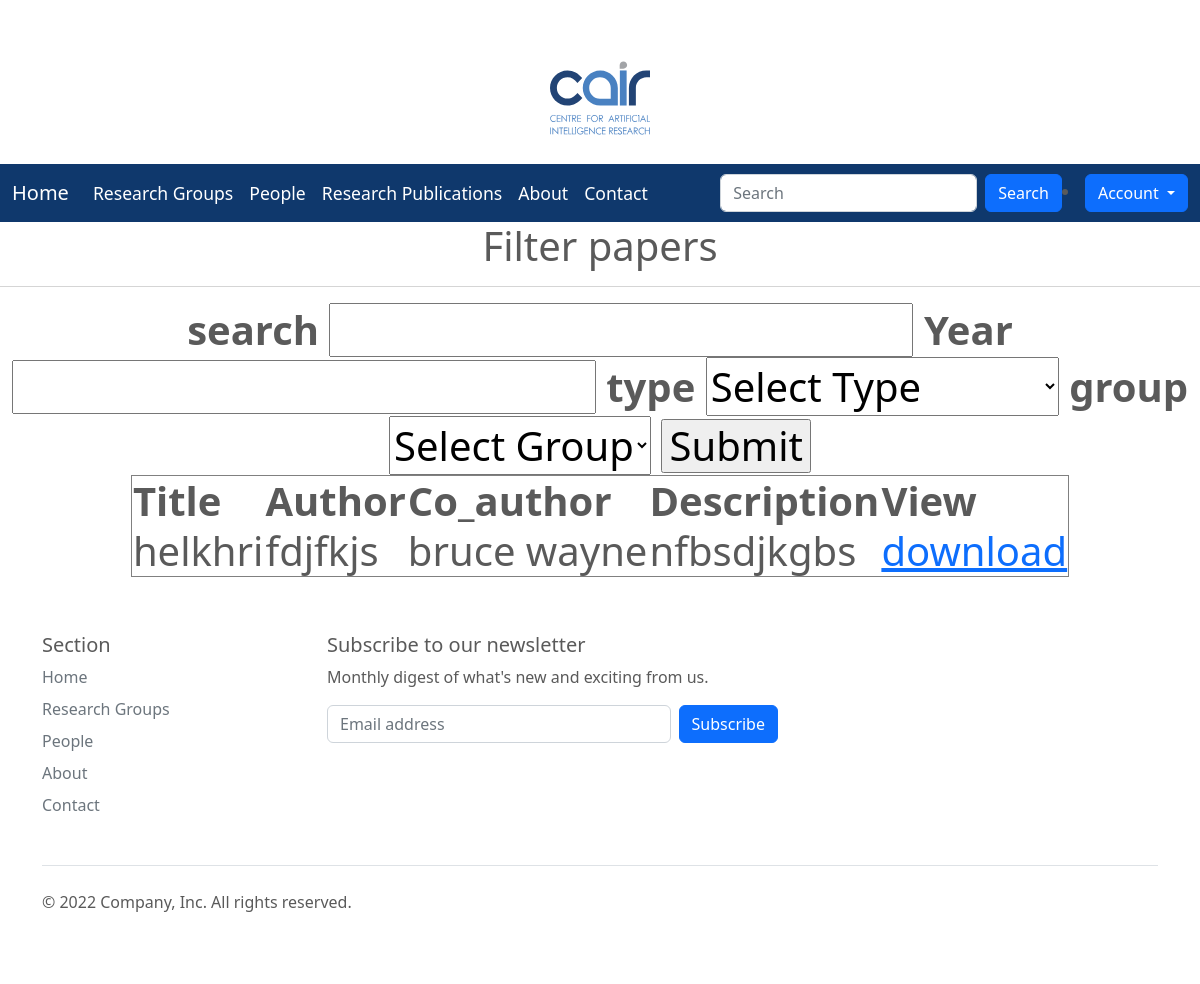
Screenshot of /papers/ with the database file from the repository.
### researchapp/models.py (models this page shows, shortened)
class Paper(models.Model):
    title = models.CharField(max_length=100)
    author = models.CharField(max_length=50)
    co_author = models.CharField(max_length=50)
    description =  models.TextField()
    category  = models.ForeignKey(PaperType, on_delete=models.CASCADE, default=None,blank=True , null=TRUE)
    group = models.ForeignKey(Group, on_delete=models.CASCADE, default=None,blank=True , null=TRUE)
    publication = models.FileField(upload_to='pdf/publications')
    peerReview = models.FileField(upload_to='pdf/peerReview', blank=True , null=TRUE)
    created = models.DateField(auto_now_add=True)
    published_by=models.ForeignKey(User, on_delete=models.CASCADE, default=None,blank=True , null=TRUE)

### researchapp/views.py (the view)
# urls.py: path('papers/', views.filter_papers, name = 'papers'),
def filter_papers(request):
    searches = ''
    dates= ''
    types = ''
    groups = ''
    if 'search' in request.GET:
        searches = request.GET['search']
    if 'date' in request.GET:
        dates = request.GET['date']
    if 'type' in request.GET:
        types = request.GET['type']
    if 'group' in request.GET:
        groups = request.GET['group']
    context = {
        'papers': filter_by_date_type_group(request, search_paper(request)),
        'groups': Group.objects.all(),
        'type': PaperType.objects.all(),
        'selected_search': searches,
        'selected_date': dates,
        'selected_type': types,
        'selected_group': groups
    }
    return render(request, 'paper.html', context)

### researchapp/views.py (called while the page is built)
def filter_by_date_type_group(request, paper_list):
    if 'date' in request.GET:
        if request.GET['date'] !='':
            paper_list = paper_list.filter(created__icontains = request.GET['date'])
    if 'type' in request.GET:
        if request.GET['type'] !='':
            paper_list = paper_list.filter(category__name__icontains = request.GET['type'])
    if 'group' in request.GET:
        if request.GET['type'] !='':
            paper_list = paper_list.filter(group__name__icontains = request.GET['group'])
    return paper_list

def search_paper(request):
    query_string = ''
    found_entries = None
    if ('q' in request.GET) and request.GET['q'].strip():
        query_string = request.GET['q']
        entry_query = get_query(query_string, ['title', 'description','author'])
        paper_list= Paper.objects.filter(entry_query)
        return paper_list
    elif ('search' in request.GET) and request.GET['search'].strip():
        query_string = request.GET['search']
        entry_query = get_query(query_string, ['title', 'description','author'])
        paper_list= Paper.objects.filter(entry_query)
        return paper_list
    else:
        display_paper = Paper.objects.all()
        return display_paper

### researchapp/templates/paper.html (shortened to what this page needs)
{%extends 'base.html' %}
{%load static%}
{%block style%}
<link rel="stylesheet" href="{% static 'css/style1.css' %}">
<link href="https://cdn.jsdelivr.net/npm/bootstrap@5.2.0/dist/css/bootstrap.min.css"
rel="stylesheet">
<link href='https://cdnjs.cloudflare.com/ajax/libs/font-awesome/4.0.3/css/font-awesome.css' rel='stylesheet'>
<body oncontextmenu='return false' class='snippet-body'>
{%endblock%}
{%block body%}
<body>
    <center>
        <h1> Filter papers <h1>
        <hr>
        <form method = 'GET' action = "{% url 'papers'%}">
            <label for="search"><b>search</b></label>
            <input type="text"  name = 'search' {% if selected_search == ''%} value = '' {%else%} value = '{{selected_search}}'{% endif%} />
            <label for="year"><b>Year</b></label>
            <input type="text"  name = 'date'  {% if selected_date == ''%} value = '' {%else%} value = '{{selected_date}}'{% endif%}/>
            <label for="type"><b>type</b></label>
            <select id="type" name="type">
            <option {% if selected_type == ''%} selected {% endif%} value = ''> Select Type</option>
        </select>
            <label for="groups"><b>group</b></label>
            <select id="type" name="group">
                <option {% if selected_group == ''%} selected {% endif%} value = ''> Select Group</option>
        </select>
        <input type = 'submit' name = 'Search'/>
        <table border = '1'>
            <tr>
                <th>Title</th>
                <th>Author</th>
                <th>Co_author</th>
                <th>Description</th>
                <th>View</th>
            </tr>
            {% for paper in papers%}
            <tr>
                <td>{{paper.title}}</td>
                <td>{{paper.author}}</td>
                <td>{{paper.co_author}}</td>
                <td>{{paper.description}}</td>
                <td><a href = '{{ paper.publication.url }}'> download </a></td>
            </tr>
            {% endfor%}
        </table>
    </center>
</body>
{%endblock%}

### researchapp/static/css/carousel.css (style rules this page uses)
body { padding-top: 3rem; padding-bottom: 3rem; color: #5a5a5a; }

### rows the page displays
Paper: title "helkhri", author "fdjfkjs", co_author "bruce wayne", description "nfbsdjkgbs"
